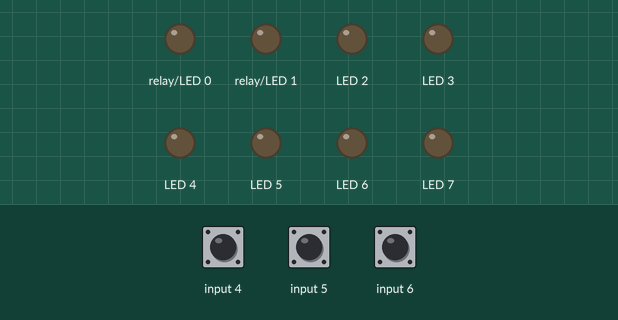
Recording of a program running on a simulated Raspberry Pi (BCM pin numbers) with a PiFace Digital. Shown: output pins drawn as LEDs (lit = HIGH). Inputs (shaded band) come from the test bench; at power-on: input 4 HIGH, input 5 HIGH, input 6 HIGH.

Above: at 1.2 s.
1.3 s: input 4 pulled LOW for 3.2 s
At 4.8 s:
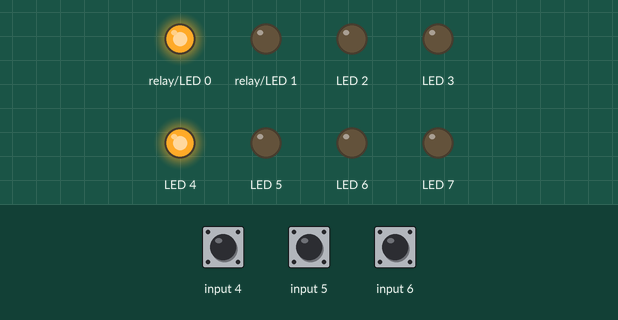
8.9 s: input 5 pulled LOW for 0.9 s
At 10.9 s:
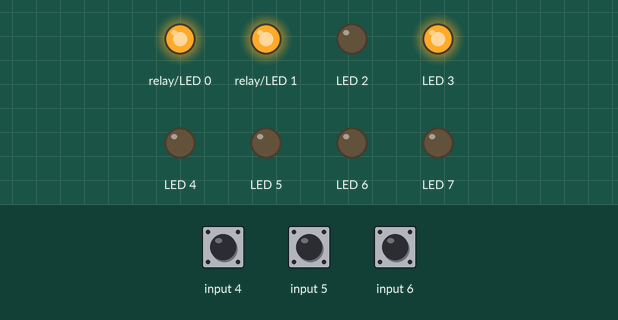
16.1 s: input 5 pulled LOW for 3.2 s
At 21.4 s:
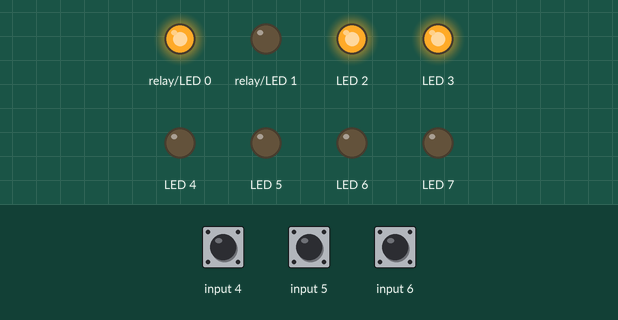
23.9 s: input 4 pulled LOW for 0.9 s
At 25.0 s:
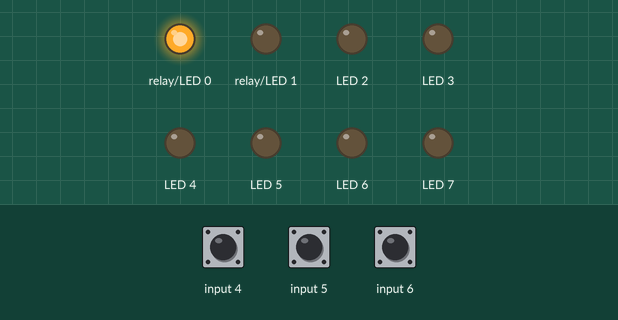
Timing chart, 0 to 29.8 s (numbered marks = the images above; inputs shaded):
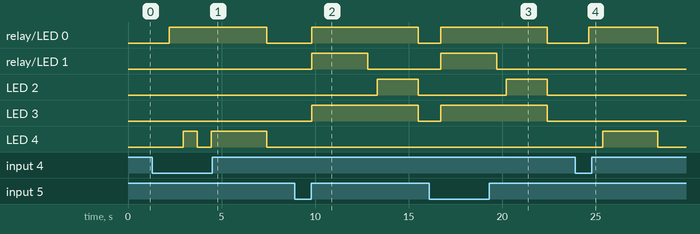

Measured:
- after the input at 1.3 s, relay/LED 0: LOW → HIGH after 0.90 s, → LOW 5.2 s later; LED 4: LOW → HIGH after 1.7 s, → LOW 0.75 s later, → HIGH 0.75 s later, → LOW 3.0 s later
- after the input at 8.9 s, relay/LED 0, LED 3: LOW → HIGH after 0.91 s, → LOW 5.7 s later; relay/LED 1: LOW → HIGH after 0.91 s, → LOW 3.0 s later; LED 2: LOW → HIGH after 4.4 s, → LOW 2.2 s later
- after the input at 16.1 s, relay/LED 0, LED 3: LOW → HIGH after 0.62 s, → LOW 5.7 s later; relay/LED 1: LOW → HIGH after 0.62 s, → LOW 3.0 s later; LED 2: LOW → HIGH after 4.1 s, → LOW 2.2 s later
- after the input at 23.9 s, relay/LED 0: LOW → HIGH after 0.72 s, → LOW 3.7 s later; LED 4: LOW → HIGH after 1.5 s, → LOW 3.0 s later

The program:

Bilde_v10.py
```python
from time import sleep
import pygame
pygame.init()
import pifacedigitalio as p

p.init()

start = True

Stopper = 0
Stop = False

while start:
    DI4 = p.digital_read(4)
    DI5 = p.digital_read(5)
    DI6 = p.digital_read(6)
    Stopper = 0

    while DI4 and not DI6:
        Stopper = 0

        p.digital_write(0,1)
        p.digital_write(1,0)
        p.digital_write(2,0)
        p.digital_write(3,0)
        p.digital_write(4,0)
        p.digital_write(5,0)
        p.digital_write(6,0)
        p.digital_write(7,0)

        sleep(0.75)
        p.digital_write(4,1)
        sleep(0.75)

        DI4 = p.digital_read(4)
        DI6 = p.digital_read(6)

    if DI5:
        Stopper = 0

        sleep(0.2)
        p.digital_write(0,1)
        p.digital_write(1,1)
        p.digital_write(2,0)
        p.digital_write(3,1)
        p.digital_write(4,0)
        p.digital_write(5,0)
        p.digital_write(6,0)
        p.digital_write(7,0)
        sleep(3.0)
        while DI5 and not DI6:
            p.digital_write(1,0)
            sleep(0.5)
            p.digital_write(2,1)
            DI5 = p.digital_read(5)
            DI6 = p.digital_read(6)

    while not DI4 and not DI5 and not Stop:
        Stopper = Stopper + 1
        sleep(1.0)

        DI4 = p.digital_read(4)
        DI5 = p.digital_read(5)

        if Stopper >= 2:
            Stop = True

    if Stop:
        sleep(0.2)
        p.digital_write(0,0)
        p.digital_write(1,0)
        p.digital_write(2,0)
        p.digital_write(3,0)
        p.digital_write(4,0)
        p.digital_write(5,0)
        p.digital_write(6,0)
        p.digital_write(7,0)
        Stopper = 0
        Stop = False

    if DI6:
        p.digital_write(0,0)
        p.digital_write(1,0)
        p.digital_write(2,0)
        p.digital_write(3,0)
        p.digital_write(4,0)
        p.digital_write(5,0)
        p.digital_write(6,0)
        p.digital_write(7,0)
        start = 0
```
